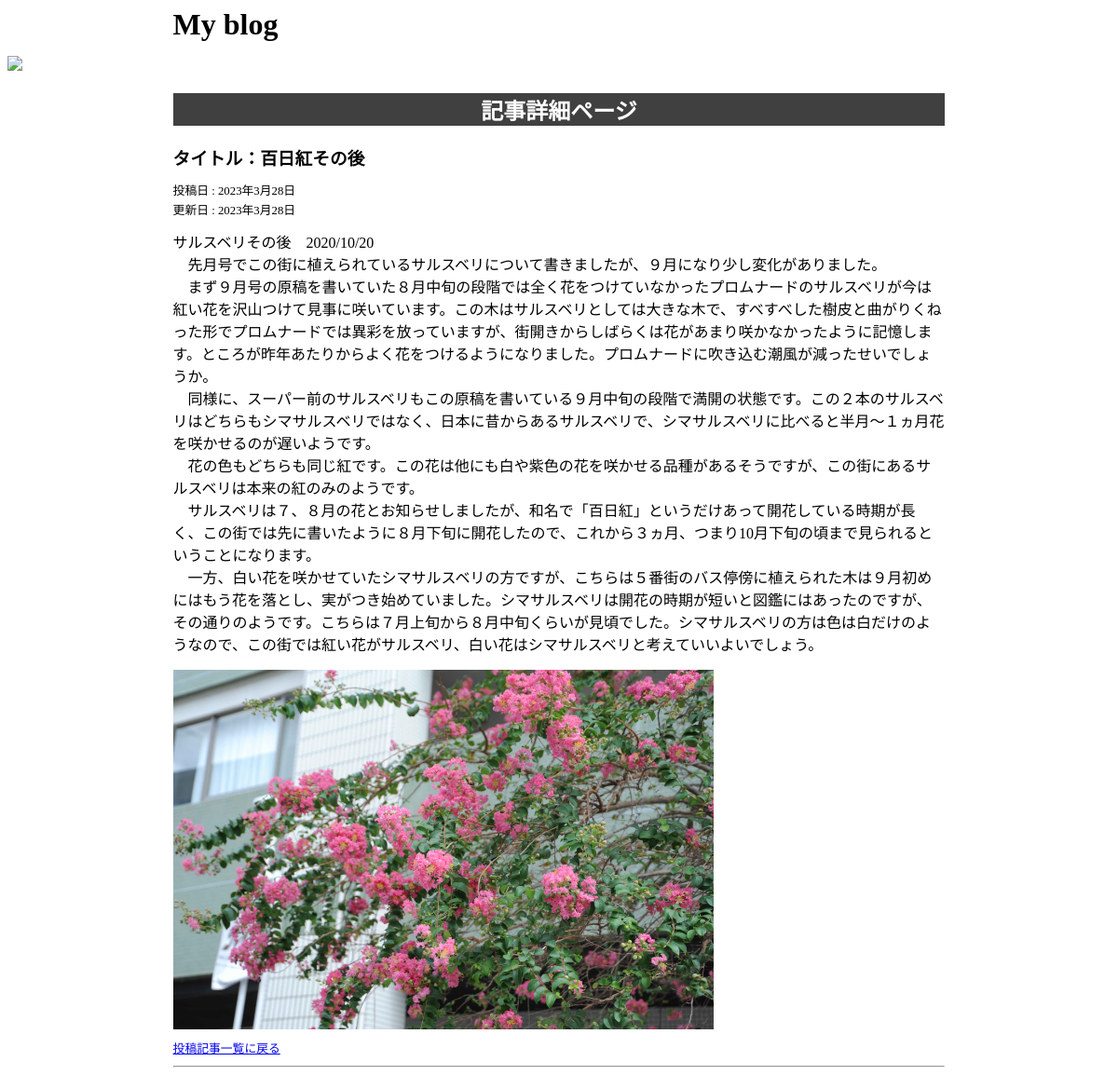
The app's page /blog/detail/2 with its own data.
### blog/models.py (models this page shows, shortened)
class Post(models.Model):
    title = models.CharField(max_length=40)
    text = models.TextField()
    image = models.ImageField(null = True, upload_to='media/images/')
    posted_at = models.DateField()
    updated_at = models.DateField()

### blog/views.py (the view)
# urls.py: path('detail/<int:post_id>',views.detail,name='detail')
def detail(request,post_id):
    post = Post.objects.get(id=post_id)
    params = {
        'id':post_id,
        'post':post,
    }
    return render(request, 'blog/detail.html',params)

### blog/templates/blog/detail.html (shortened to what this page needs)
{% load static %}
<!DOCTYPE html>
<html lang="ja">
<head>
    <link rel="stylesheet" href="{% static 'blog/css/style.css' %}">
</head>
<body>
    <h1>My blog</h1>
    <img src="{% static 'blog/images/TopPhoto.jpg' %}">
    <div class="container">
    <h2>記事詳細ページ</h2>
    <div>
    <h3>タイトル：{{ post.title }}</h3>
    <p class="day">投稿日 : {{ post.posted_at }}</p>
    <p class="day">更新日 : {{ post.updated_at }}</p>
        <div class="post_text">
            <p>{{ post.text|linebreaks }}</p>
        </div>
        <div class="post_image">
            <img src="{{ post.image.url }}" >
        </div>
    <p class="day"><a href="{% url 'index' %}">投稿記事一覧に戻る </a></p>
    <hr />
    </div>
    </div>
</body>
</html>

### blog/static/blog/css/style.css (style rules this page uses)
h1 { font-weight: 600; color: #000; width: 70%; margin: 0 auto 15px auto; }
h2 { text-align: center; color: #fff; background-color: #404040; }
img { width: 100%; max-width: 1200px; margin: 0 auto; }
.container { width: 70%; margin: 0 auto; }
.day { font-size: 0.8em; line-height: 0.7; }
.post_image { width: 70%; }

### records on screen
Post: title "百日紅その後", posted_at "2023年3月28日", updated_at "2023年3月28日", text "サルスベリその後 2020/10/20 先月号でこの街に植えられているサルスベリについて書きましたが、９月になり少し変化がありました。 まず９月号の原稿を書いていた８月中旬の段階では全く花をつけていなかったプロムナードのサルスベリが今は紅い花を沢山つけて見事に咲いています。この木はサルスベリとしては大きな木で、すべすべした樹皮と曲がりくねった形でプロムナードでは異彩を放っていますが、街開きからしばらくは花があまり咲かなかったように記憶します。ところが昨年あたりからよく花をつけるようになりました。プロムナードに吹き込む潮風が減ったせいでしょうか。 同様に、スーパー前のサルスベリもこの原稿を書いている９月中旬の段階で満開の状態です。この２本のサルスベリはどちらもシマサルスベリではなく、日本に昔からあるサルスベリで、シマサルスベリに比べると半月～１ヵ月花を咲かせるのが遅いようです。 花の色もどちらも同じ紅です。この花は他にも白や紫色の花を咲かせる品種があるそうですが、この街にあるサルスベリは本来の紅のみのようです。 サルスベリは７、８月の花とお知らせしましたが、和名で「百日紅」というだけあって開花している時期が長く、この街では先に書いたように８月下旬に開花したので、これから３ヵ月、つまり10月下旬の頃まで見られるということになります。…", image (picture)
